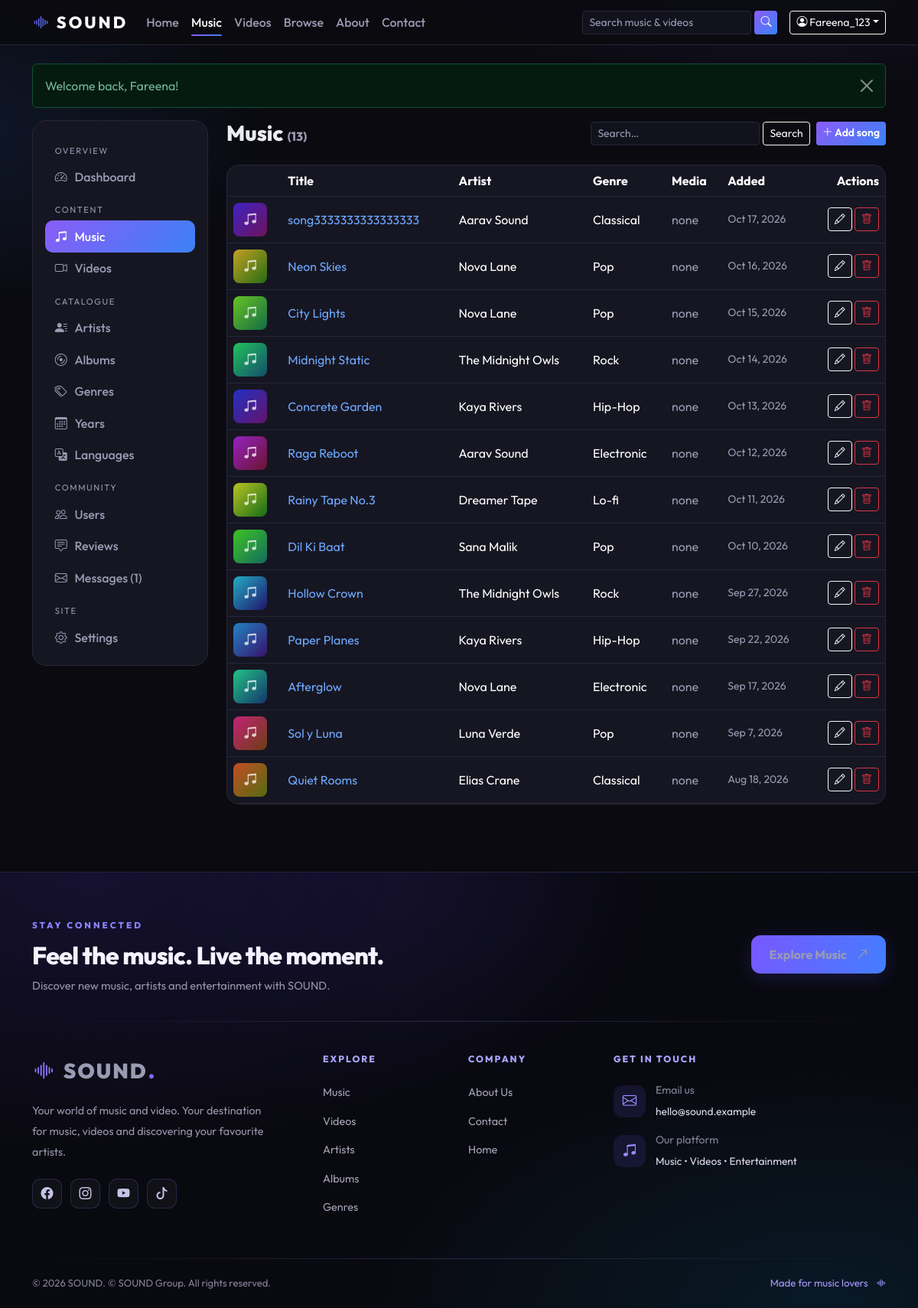
Page /admin/music.php (signed in) on the committed database.
### tables this page shows
CREATE TABLE `users` (
  `id` int(10) UNSIGNED NOT NULL,
  `user_id` varchar(30) NOT NULL,
  `full_name` varchar(100) NOT NULL,
  `address` varchar(255) NOT NULL,
  `phone` varchar(25) NOT NULL,
  `email` varchar(120) NOT NULL,
  `password_hash` varchar(255) NOT NULL,
  `role` enum('user','admin') NOT NULL DEFAULT 'user',
  `status` enum('active','suspended') NOT NULL DEFAULT 'active',
  `created_at` timestamp NOT NULL DEFAULT current_timestamp()
);

CREATE TABLE `music` (
  `id` int(10) UNSIGNED NOT NULL,
  `title` varchar(150) NOT NULL,
  `artist_id` int(10) UNSIGNED NOT NULL,
  `album_id` int(10) UNSIGNED DEFAULT NULL,
  `genre_id` int(10) UNSIGNED DEFAULT NULL,
  `language_id` int(10) UNSIGNED DEFAULT NULL,
  `year` smallint(5) UNSIGNED DEFAULT NULL,
  `description` text DEFAULT NULL,
  `cover` varchar(255) DEFAULT NULL,
  `audio_file` varchar(255) DEFAULT NULL,
  `created_at` timestamp NOT NULL DEFAULT current_timestamp()
);

CREATE TABLE `artists` (
  `id` int(10) UNSIGNED NOT NULL,
  `name` varchar(100) NOT NULL,
  `bio` text DEFAULT NULL,
  `image` varchar(255) DEFAULT NULL,
  `created_at` timestamp NOT NULL DEFAULT current_timestamp()
);

CREATE TABLE `genres` (
  `id` int(10) UNSIGNED NOT NULL,
  `name` varchar(60) NOT NULL
);

### admin/music.php (called while the page is built)
<?php
$type = "music";
require __DIR__ . "/_media.php";

### admin/_media.php (the view, shortened to what this page needs)
<?php
require_once __DIR__ . '/../includes/bootstrap.php';
require_admin();
$music = $type === 'music';
$t = tbl($type);
$imgCol = $music ? 'cover' : 'thumbnail';
$mediaCol = $music ? 'audio_file' : 'video_file';
$self = $music ? 'music.php' : 'videos.php';
require __DIR__ . '/_top.php';
$action = $_GET['action'] ?? 'list';
if ($action === 'new' || $action === 'edit') {
  $row = $action === 'edit' ? one("SELECT * FROM $t WHERE id=?", [(int)($_GET['id'] ?? 0)]) : [];
  if ($action === 'edit' && !$row) {
    echo '<div class="alert alert-danger">Item not found.</div>';
    require __DIR__ . '/_bottom.php';
    exit;
  }
  if (!empty($_SESSION['form_old'])) {
    $row = array_merge($row ?: [], $_SESSION['form_old']);
    unset($_SESSION['form_old']);
  }
  $g = fn($k) => $row[$k] ?? '';
  $opts = function ($name, $rows, $k, $l, $cur, $req = false) {
    $o = '<select name="' . $name . '" class="form-select"' . ($req ? ' required' : '') . '><option value="">' . ($req ? '— choose —' : '— none —') . '</option>';
    foreach ($rows as $r) $o .= '<option value="' . e($r[$k]) . '"' . ((string)$cur === (string)$r[$k] ? ' selected' : '') . '>' . e($r[$l]) . '</option>';
    return $o . '</select>';
  };
  $curImg = $row[$imgCol] ?? null;
  $curMedia = $row[$mediaCol] ?? null;
?>
  <div class="page-head d-flex justify-content-between align-items-center">
    <h1 class="h3"><?= $row && isset($row['id']) ? 'Edit' : 'Add' ?> <?= $music ? 'song' : 'video' ?></h1><a href="<?= e(url('admin/' . $self)) ?>" class="btn btn-outline-light btn-sm">&larr; Back</a>
  </div>
  <form method="post" enctype="multipart/form-data" class="panel row g-3"><?= csrf_field() ?><input type="hidden" name="do" value="save"><input type="hidden" name="id" value="<?= (int)($row['id'] ?? 0) ?>">
    <div class="col-12"><label class="form-label">Title *</label><input name="title" class="form-control" value="<?= e($g('title')) ?>" required maxlength="150"></div>
    <div class="col-md-6"><label class="form-label">Artist<?= $music ? ' *' : '' ?></label><?= $opts('artist_id', all('SELECT id,name FROM artists ORDER BY name'), 'id', 'name', $g('artist_id'), $music) ?></div>
    <?php if ($music): ?><div class="col-md-6"><label class="form-label">Album</label><?= $opts('album_id', all('SELECT al.id, CONCAT(al.title," — ",ar.name) n FROM albums al JOIN artists ar ON ar.id=al.artist_id ORDER BY al.title'), 'id', 'n', $g('album_id')) ?></div><?php endif; ?>
    <div class="col-md-4"><label class="form-label"><?= $music ? 'Genre' : 'Category (genre)' ?></label><?= $opts('genre_id', all('SELECT id,name FROM genres ORDER BY name'), 'id', 'name', $g('genre_id')) ?></div>
    <div class="col-md-4"><label class="form-label">Language</label><?= $opts('language_id', all('SELECT id,name FROM languages ORDER BY name'), 'id', 'name', $g('language_id')) ?></div>
    <div class="col-md-4"><label class="form-label">Year</label><?= $opts('year', all('SELECT year FROM years ORDER BY year DESC'), 'year', 'year', $g('year')) ?></div>
    <div class="col-12"><label class="form-label">Description</label><textarea name="description" rows="4" class="form-control" maxlength="5000"><?= e($g('description')) ?></textarea></div>
    <div class="col-md-6"><label class="form-label"><?= $music ? 'Cover image' : 'Thumbnail' ?> <span class="text-muted small">(JPG/PNG/WebP, max <?= round(MAX_IMAGE_SIZE / 1048576) ?> MB)</span></label><input type="file" name="<?= $imgCol ?>" accept="image/jpeg,image/png,image/webp" class="form-control">
      <?php if ($curImg): ?><div class="form-check mt-2"><input class="form-check-input" type="checkbox" name="remove_img" value="1" id="ri"><label class="form-check-label" for="ri">Remove current image (<?= e($curImg) ?>)</label></div><?php endif; ?></div>
    <div class="col-md-6"><label class="form-label"><?= $music ? 'Audio file' : 'Video file' ?> <span class="text-muted small">(<?= $music ? 'MP3/WAV/OGG' : 'MP4/WebM' ?>, max <?= round(($music ? MAX_AUDIO_SIZE : MAX_VIDEO_SIZE) / 1048576) ?> MB)</span></label><input type="file" name="<?= $mediaCol ?>" accept="<?= $music ? 'audio/mpeg,audio/wav,audio/ogg' : 'video/mp4,video/webm' ?>" class="form-control">
      <?php if ($curMedia): ?><div class="form-check mt-2"><input class="form-check-input" type="checkbox" name="remove_media" value="1" id="rm"><label class="form-check-label" for="rm">Remove current file (<?= e($curMedia) ?>)</label></div><?php endif; ?></div>
    <div class="col-12"><button class="btn btn-sound">Save</button> <a href="<?= e(url('admin/' . $self)) ?>" class="btn btn-outline-light">Cancel</a></div>
  </form>
<?php
} else {
  $qs = trim((string)($_GET['q'] ?? ''));
  $page = max(1, (int)($_GET['page'] ?? 1));
  $per = 15;
  $like = '%' . addcslashes($qs, '%_\\') . '%';
  $total = (int)val("SELECT COUNT(*) FROM $t t LEFT JOIN artists a ON a.id=t.artist_id WHERE t.title LIKE ? OR a.name LIKE ?", [$like, $like]);
  $pages = max(1, (int)ceil($total / $per));
  $page = min($page, $pages);
  $off = ($page - 1) * $per;
  $rows = all("SELECT t.*, a.name artist_name, g.name genre_name FROM $t t LEFT JOIN artists a ON a.id=t.artist_id LEFT JOIN genres g ON g.id=t.genre_id WHERE t.title LIKE ? OR a.name LIKE ? ORDER BY t.created_at DESC, t.id DESC LIMIT $per OFFSET $off", [$like, $like]);
?>
  <div class="page-head d-flex flex-wrap gap-2 justify-content-between align-items-center">
    <h1 class="h3 mb-0"><?= $music ? 'Music' : 'Videos' ?> <small class="text-muted fs-6">(<?= $total ?>)</small></h1>
    <div class="d-flex gap-2">
      <form class="d-flex gap-1"><input name="q" value="<?= e($qs) ?>" class="form-control form-control-sm" placeholder="Search…"><button class="btn btn-sm btn-outline-light">Search</button></form><a class="btn btn-sound btn-sm" href="?action=new"><i class="bi bi-plus-lg"></i> Add <?= $music ? 'song' : 'video' ?></a>
    </div>
  </div>
  <div class="table-wrap">
    <table class="table align-middle mb-0">
      <thead>
        <tr>
          <th></th>
          <th>Title</th>
          <th>Artist</th>
          <th class="d-none d-md-table-cell">Genre</th>
          <th class="d-none d-md-table-cell">Media</th>
          <th class="d-none d-lg-table-cell">Added</th>
          <th class="text-end">Actions</th>
        </tr>
      </thead>
      <tbody>
        <?php foreach ($rows as $r): $has = $r[$mediaCol] && is_file(ROOT_PATH . '/uploads/' . $r[$mediaCol]); ?>
          <tr>
            <td>
              <div class="thumb-sm"><?= cover_html($r, $type) ?></div>
            </td>
            <td><a href="<?= e(item_url($type, (int)$r['id'])) ?>" target="_blank"><?= e($r['title']) ?></a><?= is_new($r['created_at']) ? ' <span class="badge text-bg-primary">NEW</span>' : '' ?></td>
            <td><?= e($r['artist_name'] ?? '—') ?></td>
            <td class="d-none d-md-table-cell"><?= e($r['genre_name'] ?? '—') ?></td>
            <td class="d-none d-md-table-cell"><?= $has ? '<span class="text-success"><i class="bi bi-check-circle"></i> file</span>' : '<span class="text-muted">none</span>' ?></td>
            <td class="d-none d-lg-table-cell text-muted small"><?= e(date('M j, Y', strtotime($r['created_at'] . ' UTC'))) ?></td>
            <td class="text-end text-nowrap"><a class="btn btn-sm btn-outline-light" href="?action=edit&id=<?= (int)$r['id'] ?>"><i class="bi bi-pencil"></i></a>
              <form method="post" class="d-inline"><button class="btn btn-sm btn-outline-danger" data-confirm="Delete &quot;<?= e($r['title']) ?>&quot;? Its ratings, reviews and uploaded files will be removed."><i class="bi bi-trash"></i></button></form>
            </td>
          </tr>
        <?php endforeach;
        if (!$rows) echo '<tr><td colspan="7" class="text-center text-muted py-4">Nothing found.</td></tr>'; ?>
      </tbody>
    </table>
  </div>
<?php
}
require __DIR__ . '/_bottom.php';

### includes/header.php (shortened to what this page needs)
<?php
require_once __DIR__ . '/bootstrap.php';
$me = current_user();
$pageTitle = ($title ?? '') ? $title . ' · ' . setting('site_name', 'SOUND') : setting('site_name', 'SOUND') . ' – ' . setting('tagline');
$nav = ['index.php' => 'Home', 'music.php' => 'Music', 'videos.php' => 'Videos', 'browse.php' => 'Browse', 'about.php' => 'About', 'contact.php' => 'Contact'];
$_cur = basename($_SERVER['SCRIPT_NAME']);
?><!doctype html>
<html lang="en" data-bs-theme="dark">
<head>
<link href="https://cdn.jsdelivr.net/npm/bootstrap@5.3.3/dist/css/bootstrap.min.css" rel="stylesheet">
<link href="https://cdn.jsdelivr.net/npm/bootstrap-icons@1.11.3/font/bootstrap-icons.min.css" rel="stylesheet">
<link href="<?= e(url('assets/css/style.css')) ?>" rel="stylesheet">
</head>
<body>
<nav class="navbar navbar-expand-lg sound-nav sticky-top">
  <div class="container">
    <a class="navbar-brand brand" href="<?= e(url('index.php')) ?>"><i class="bi bi-soundwave"></i> <?= e(setting('site_name', 'SOUND')) ?></a>
    <div class="collapse navbar-collapse" id="mainNav">
      <ul class="navbar-nav me-auto mb-2 mb-lg-0">
        <?php foreach ($nav as $_href => $_label): ?><li class="nav-item"><a class="nav-link<?= $_cur === $_href ? ' active' : '' ?>" href="<?= e(url($_href)) ?>"><?= e($_label) ?></a></li><?php endforeach; ?>
      </ul>
      <form class="d-flex me-lg-3 my-2 my-lg-0 nav-search" action="<?= e(url('search.php')) ?>" method="get" role="search">
        <input class="form-control form-control-sm" type="search" name="q" placeholder="Search music & videos" aria-label="Search" maxlength="100">
        <button class="btn btn-sm btn-sound ms-1" aria-label="Search"><i class="bi bi-search"></i></button>
      </form>
      <div class="d-flex align-items-center gap-2">
      <?php if ($me): ?>
        <div class="dropdown">
          <button class="btn btn-sm btn-outline-light dropdown-toggle" data-bs-toggle="dropdown"><i class="bi bi-person-circle"></i> <?= e($me['user_id']) ?></button>
        </div>
      <?php else: ?>
        <a class="btn btn-sm btn-outline-light" href="<?= e(url('login.php')) ?>">Log in</a>
        <a class="btn btn-sm btn-sound" href="<?= e(url('register.php')) ?>">Sign up</a>
      <?php endif; ?>
      </div>
    </div>
  </div>
</nav>
<main class="container py-4 main-wrap">
<?= flash_render() ?>

### includes/bootstrap.php (shortened to what this page needs)
<?php
function db(): PDO {
    static $pdo = null;
    if ($pdo) return $pdo;
    try {
        $pdo = new PDO('mysql:host=' . DB_HOST . ';dbname=' . DB_NAME . ';charset=utf8mb4', DB_USER, DB_PASS, [
            PDO::ATTR_ERRMODE => PDO::ERRMODE_EXCEPTION,
            PDO::ATTR_DEFAULT_FETCH_MODE => PDO::FETCH_ASSOC,
            PDO::ATTR_EMULATE_PREPARES => false,
            PDO::MYSQL_ATTR_INIT_COMMAND => "SET NAMES utf8mb4, time_zone = '+00:00'",
        ]);
    } catch (PDOException $e) {
        http_response_code(500);
        exit('<h2 style="font-family:sans-serif">Database connection failed.</h2><p style="font-family:sans-serif">Check <code>includes/config.php</code> and make sure you imported <code>database/sound_db.sql</code>.</p>');
    }
    return $pdo;
}
function q(string $sql, array $p = []): PDOStatement { $s = db()->prepare($sql); $s->execute($p); return $s; }
function one(string $sql, array $p = []) { return q($sql, $p)->fetch() ?: null; }
function all(string $sql, array $p = []): array { return q($sql, $p)->fetchAll(); }
function val(string $sql, array $p = []) { $r = q($sql, $p)->fetchColumn(); return $r === false ? null : $r; }
function e($v): string { return htmlspecialchars((string)$v, ENT_QUOTES | ENT_SUBSTITUTE, 'UTF-8'); }
function url(string $path = ''): string { return BASE_URL . '/' . ltrim($path, '/'); }
function setting(string $key, string $default = ''): string {
    static $cache = null;
    if ($cache === null) { $cache = []; foreach (all('SELECT setting_key, setting_value FROM settings') as $r) $cache[$r['setting_key']] = $r['setting_value']; }
    return $cache[$key] ?? $default;
}
function flash_render(): string {
    $out = '';
    foreach ($_SESSION['flash'] ?? [] as [$t, $m]) $out .= '<div class="alert alert-' . e($t) . ' alert-dismissible fade show" role="alert">' . e($m) . '<button type="button" class="btn-close" data-bs-dismiss="alert"></button></div>';
    return $out;
}
function current_user(): ?array {
    static $u = false;
    if ($u !== false) return $u;
    $u = null;
    if (!empty($_SESSION['uid'])) {
        $u = one('SELECT * FROM users WHERE id = ?', [$_SESSION['uid']]);
    }
    return $u;
}
function require_login(): array {
    $u = current_user();
    return $u;
}
function require_admin(): array {
    $u = require_login();
    return $u;
}
function tbl(string $type): string { return $type === 'video' ? 'videos' : 'music'; }
function hue(int $id): int { return ($id * 47) % 360; }
function cover_html(array $r, string $type, string $class = ''): string {
    $file = $r['cover'] ?? $r['thumbnail'] ?? $r['image'] ?? null;
    $h = hue((int)$r['id'] + ($type === 'video' ? 5 : ($type === 'artist' ? 11 : 0)));
    $icon = $type === 'video' ? 'bi-play-circle-fill' : ($type === 'artist' ? 'bi-person-fill' : 'bi-music-note-beamed');
    return '<div class="cover cover-ph ' . e($class) . '" style="--h:' . $h . '"><i class="bi ' . $icon . '"></i></div>';
}
function item_url(string $type, int $id): string { return url('item.php?type=' . $type . '&id=' . $id); }

### rows in the picture
users: user "Fareena_123"
music: $h 251 (drawn), title "song3333333333333333", artist.name "Aarav Sound", genre.name "Classical", shows "none", created_at "Oct 17, 2026"
music: $h 47 (drawn), title "Neon Skies", artist.name "Nova Lane", genre.name "Pop", shows "none", created_at "Oct 16, 2026"
music: $h 94 (drawn), title "City Lights", artist.name "Nova Lane", genre.name "Pop", shows "none", created_at "Oct 15, 2026"
music: $h 141 (drawn), title "Midnight Static", artist.name "The Midnight Owls", genre.name "Rock", shows "none", created_at "Oct 14, 2026"
music: $h 235 (drawn), title "Concrete Garden", artist.name "Kaya Rivers", genre.name "Hip-Hop", shows "none", created_at "Oct 13, 2026"
music: $h 282 (drawn), title "Raga Reboot", artist.name "Aarav Sound", genre.name "Electronic", shows "none", created_at "Oct 12, 2026"
music: $h 63 (drawn), title "Rainy Tape No.3", artist.name "Dreamer Tape", genre.name "Lo-fi", shows "none", created_at "Oct 11, 2026"
music: $h 110 (drawn), title "Dil Ki Baat", artist.name "Sana Malik", genre.name "Pop", shows "none", created_at "Oct 10, 2026"
music: $h 188 (drawn), title "Hollow Crown", artist.name "The Midnight Owls", genre.name "Rock", shows "none", created_at "Sep 27, 2026"
music: $h 204 (drawn), title "Paper Planes", artist.name "Kaya Rivers", genre.name "Hip-Hop", shows "none", created_at "Sep 22, 2026"
music: $h 157 (drawn), title "Afterglow", artist.name "Nova Lane", genre.name "Electronic", shows "none", created_at "Sep 17, 2026"
music: $h 329 (drawn), title "Sol y Luna", artist.name "Luna Verde", genre.name "Pop", shows "none", created_at "Sep 7, 2026"
music: $h 16 (drawn), title "Quiet Rooms", artist.name "Elias Crane", genre.name "Classical", shows "none", created_at "Aug 18, 2026"

### other values in the picture
setting('site_name', 'SOUND') "SOUND"
$_label "Home"
$_label "Music"
$_label "Videos"
$_label "Browse"
$_label "About"
$_label "Contact"
$m "Welcome back, Fareena!"
$l[1] "OVERVIEW"
$l[1] "Dashboard"
$l[1] "CONTENT"
$l[1] "Music"
$l[1] "Videos"
$l[1] "CATALOGUE"
$l[1] "Artists"
